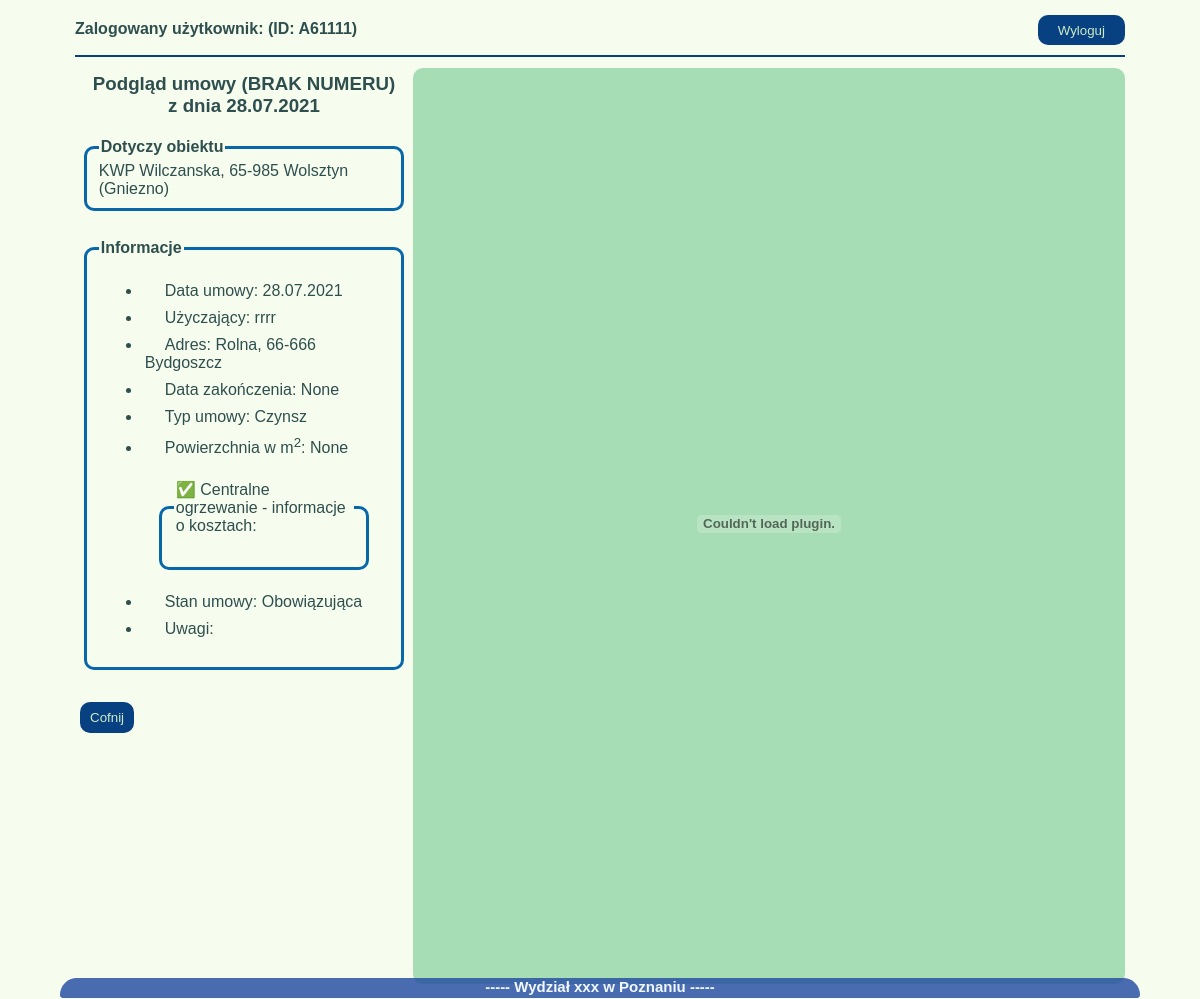
The app's page /umowy/podglad/16/ (signed in), older data.
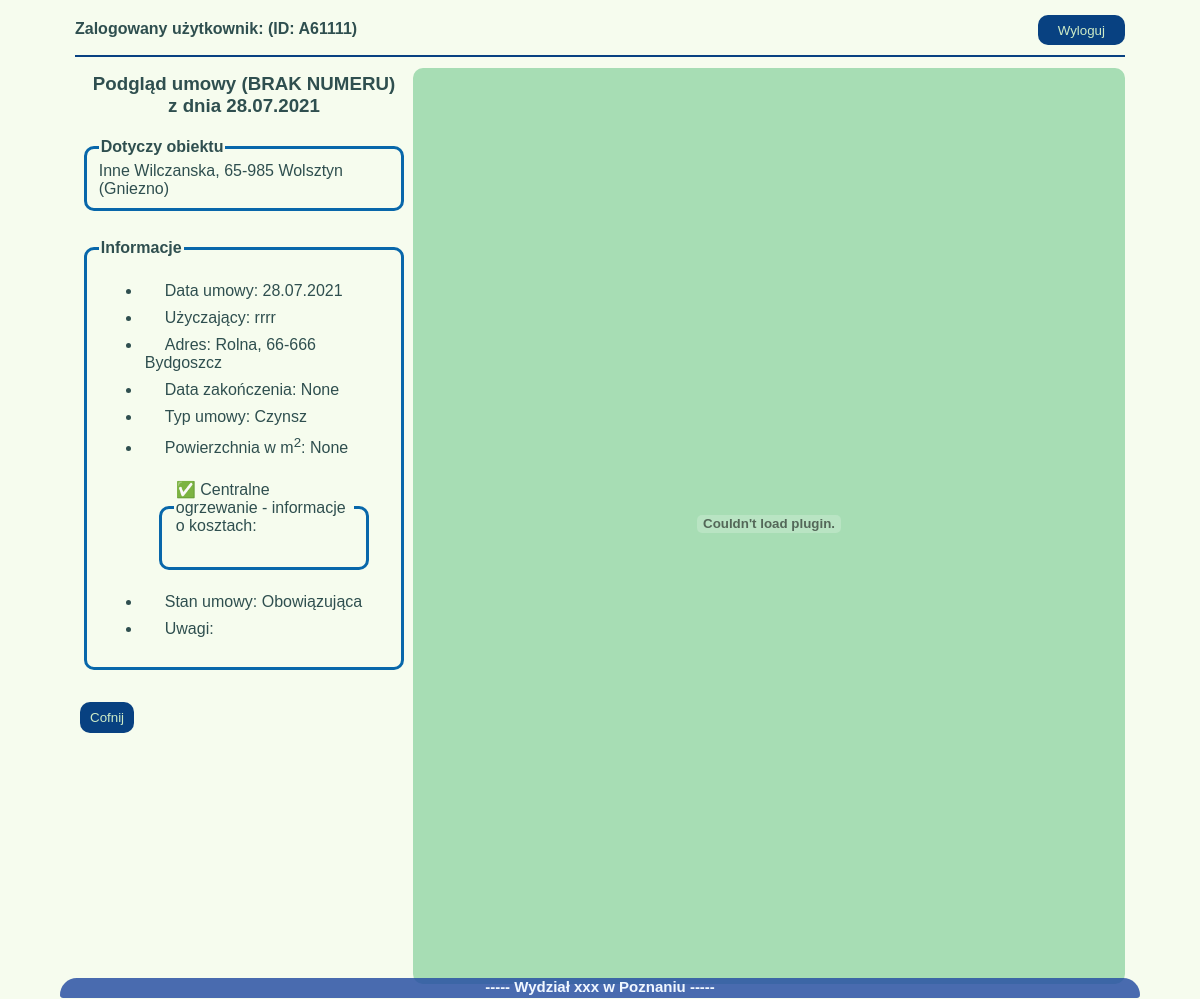
The same page, newer data.
### umowyapp/models.py (models this page shows, shortened)
class Umowa(models.Model):
    data_umowy = models.DateField(null=False)
    nr_umowy = models.CharField(max_length=20, blank=True, default="(BRAK NUMERU)")
    podstawa_prawna = models.ForeignKey(Podstawa_prawna, on_delete=models.CASCADE, blank=True)
    nazwa_uzyczajacego = models.CharField(max_length=30, null=True)
    adres_uzyczajacego = models.CharField(max_length=30, null=True)
    kod_pocztowy_uzyczajacego = models.CharField(max_length=6, null=True)
    miasto_uzyczajacego = models.CharField(max_length=20, null=True)
    okres_obowiazywania = models.DateField(null=True, blank=True)
    typ_umowy = models.ForeignKey(Rodzaj_umowy, on_delete=models.CASCADE)
    pow_uzyczona = models.DecimalField(max_digits=4, decimal_places=2, null=True, blank=True)
    rodzaj_kosztow_prad = models.BooleanField()
    informacje_prad = models.TextField(blank=True, default="")
    rodzaj_kosztow_gaz = models.BooleanField()
    informacje_gaz = models.TextField(blank=True, default="")
    rodzaj_kosztow_woda = models.BooleanField()
    informacje_woda = models.TextField(blank=True, default="")
    rodzaj_kosztow_co = models.BooleanField()
    informacje_co = models.TextField(blank=True, default="")
    powiaty_jedn = models.ForeignKey(Powiaty_Wlkp, on_delete=models.CASCADE)
    rodzaj_jedn = models.ForeignKey(Rodzaje_jednostek, on_delete=models.CASCADE)
    adres_jedn = models.CharField(max_length=30, null=True)
    miasto_jedn = models.CharField(max_length=20, null=True)
    kod_pocztowy_jedn = models.CharField(max_length=6, null=True)
    skan_umowy = models.FileField(upload_to='umowy_pdf', null=True, blank=True)
    stan_umowy = models.ForeignKey(Stan_umow, on_delete=models.CASCADE, blank=False, default=1)
    uwagi = models.TextField(blank=True, default="")
    archiwum = models.BooleanField(null=False, default=0)
    utworzenie = models.DateTimeField(auto_now_add=True)
    zmiana = models.DateTimeField(auto_now=True)
    autor = models.ForeignKey("auth.User", editable=False, on_delete=models.CASCADE)

class Rodzaje_jednostek(models.Model):
    rodzaj = models.CharField(max_length=5, null=False)
    def __str__(self):
        return f'{self.rodzaj}'

class Powiaty_Wlkp(models.Model):
    powiat = models.CharField(max_length=12, null=False)
    def __str__(self):
        return f'{self.powiat}'

class Rodzaj_umowy(models.Model):
    rodz_um = models.CharField(max_length=10)
    def __str__(self):
        return f'{self.rodz_um}'

class Stan_umow(models.Model):
    stan = models.CharField(max_length=30, null=False)
    def __str__(self):
        return f'{self.stan}'

### umowyapp/views.py (the view)
# urls.py: path('podglad/<int:id>/', podglad_umow, name="podglad_umowy"),
@login_required
def podglad_umow(request, id):
    podglad = Umowa.objects.get(pk=id)
    aneksy = podglad.aneks_set.all()
    return render(request, 'podglad.html', {'podglad': podglad, 'aneksy': aneksy})

### templates/podglad.html (shortened to what this page needs)
{%extends 'start.html'%}
{%block strona%}
<section xmlns="http://www.w3.org/1999/html">
    <div class="podglad_box">
        <h3 class="naglowek_podglad">Podgląd umowy {{podglad.nr_umowy}}<br>z dnia {{podglad.data_umowy}}</h3>
        <form class="podglad_umow">
            <fieldset>
                <legend><b>Dotyczy obiektu</b></legend>
                <span>{{podglad.rodzaj_jedn}} {{podglad.adres_jedn}}, {{podglad.kod_pocztowy_jedn}} {{podglad.miasto_jedn}} ({{podglad.powiaty_jedn}})</span>
            </fieldset>
        </form>
        <form class="podglad_umow">
            <fieldset>
                <legend><b>Informacje</b></legend>
                <ul>
                    <li><label>Data umowy: {{podglad.data_umowy}}</label></li>
                    <li><label>Użyczający: {{podglad.nazwa_uzyczajacego }}</label></li>
                    <li><label> Adres: {{podglad.adres_uzyczajacego}},
                        {{podglad.kod_pocztowy_uzyczajacego}} {{podglad.miasto_uzyczajacego}}</label>
                    </li>
                    <li><label>Data zakończenia: {{podglad.okres_obowiazywania}}</label></li>
                    <li><label>Typ umowy: {{podglad.typ_umowy}}</label></li>
                    <li><label>Powierzchnia w m<sup>2</sup>: {{podglad.pow_uzyczona}}</label></li>
                    {%if podglad.rodzaj_kosztow_co == True%}
                    <form>
                    <fieldset class="media-podgląd">
                        <legend class="aktywne"> Centralne ogrzewanie - informacje o kosztach: </legend>
                    </fieldset>
                    </form>
                    {%endif%}
                    <li> <label>Stan umowy: {{podglad.stan_umowy}}</label></li>
                    <li> <label>Uwagi: {{podglad.uwagi}}</label></li>
                </ul>
            </fieldset>
        </form>
        <div class="cofni_podgląd">
            <a href="{% url 'wszystkie_umowy'%}"><button class="button-general button-back">Cofnij</button></a>
        </div>
    </div>
        {%if podglad.skan_umowy %}
        <div class="pdf_viev">
        <embed src="/doc/{{podglad.skan_umowy}}#toolbar=0" type="application/pdf"/>
        </div>
        {%endif%}
</section>
{%endblock%}

Row changes from the older to the newer data that the page shows:
changed Umowa "(BRAK NUMERU)": rodzaj_jedn "KWP" → "Inne"
